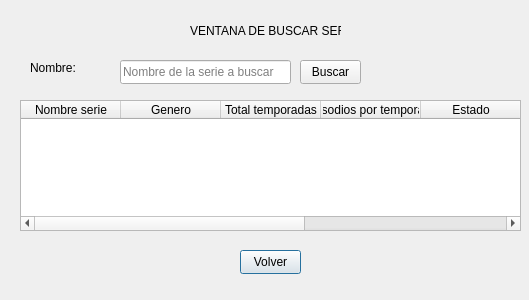
<?xml version="1.0" encoding="UTF-8"?>
<ui version="4.0">
 <class>VentanaBuscar</class>
 <widget class="QDialog" name="VentanaBuscar">
  <property name="geometry">
   <rect>
    <x>0</x>
    <y>0</y>
    <width>529</width>
    <height>300</height>
   </rect>
  </property>
  <property name="windowTitle">
   <string>Dialog</string>
  </property>
  <property name="styleSheet">
   <string notr="true"/>
  </property>
  <widget class="QLabel" name="label">
   <property name="geometry">
    <rect>
     <x>190</x>
     <y>20</y>
     <width>151</width>
     <height>21</height>
    </rect>
   </property>
   <property name="text">
    <string>VENTANA DE BUSCAR SERIE</string>
   </property>
  </widget>
  <widget class="QLabel" name="label_2">
   <property name="geometry">
    <rect>
     <x>30</x>
     <y>60</y>
     <width>61</width>
     <height>16</height>
    </rect>
   </property>
   <property name="text">
    <string>Nombre:</string>
   </property>
  </widget>
  <widget class="QLineEdit" name="txtNombre">
   <property name="geometry">
    <rect>
     <x>120</x>
     <y>60</y>
     <width>171</width>
     <height>24</height>
    </rect>
   </property>
   <property name="placeholderText">
    <string>Nombre de la serie a buscar</string>
   </property>
  </widget>
  <widget class="QTableWidget" name="tablaBuscar">
   <property name="geometry">
    <rect>
     <x>20</x>
     <y>100</y>
     <width>501</width>
     <height>131</height>
    </rect>
   </property>
   <column>
    <property name="text">
     <string>Nombre serie</string>
    </property>
   </column>
   <column>
    <property name="text">
     <string>Genero</string>
    </property>
   </column>
   <column>
    <property name="text">
     <string>Total temporadas</string>
    </property>
   </column>
   <column>
    <property name="text">
     <string>Episodios por temporada</string>
    </property>
   </column>
   <column>
    <property name="text">
     <string>Estado</string>
    </property>
   </column>
   <column>
    <property name="text">
     <string>Temporada actual</string>
    </property>
   </column>
   <column>
    <property name="text">
     <string>Episodio actual</string>
    </property>
   </column>
  </widget>
  <widget class="QPushButton" name="btnVolver">
   <property name="geometry">
    <rect>
     <x>240</x>
     <y>250</y>
     <width>61</width>
     <height>24</height>
    </rect>
   </property>
   <property name="text">
    <string>Volver</string>
   </property>
  </widget>
  <widget class="QPushButton" name="btnBuscar">
   <property name="geometry">
    <rect>
     <x>300</x>
     <y>60</y>
     <width>61</width>
     <height>24</height>
    </rect>
   </property>
   <property name="text">
    <string>Buscar</string>
   </property>
  </widget>
 </widget>
 <resources/>
 <connections/>
</ui>
